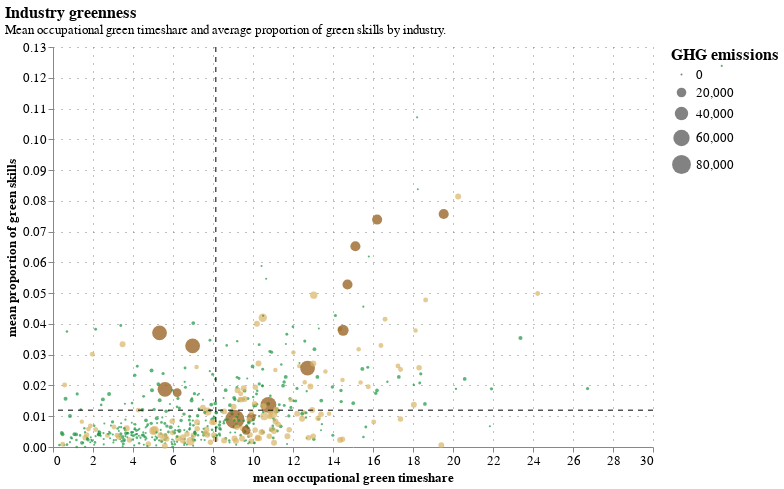

The notebook cell this image was saved under:
### Code cell
#create a scatter plot
custom_color_scheme = ['#1a9641', '#d8b365', '#8c510a']  # Example colors for brown, yellow, and green

measures_by_ind_df = measures_by_ind_df.dropna(subset=['INDUSTRY TOTAL GHG EMISSIONS'])

# Assuming measures_by_ind_df is your DataFrame
chart = alt.Chart(measures_by_ind_df).mark_circle(size=60).encode(
    x=alt.X('GREEN TIMESHARE', scale=alt.Scale(domain=[0, 30]), axis=alt.Axis(title='mean occupational green timeshare')),
    y=alt.Y('PROP_GREEN', axis=alt.Axis(title='mean proportion of green skills')),
    size=alt.Size('INDUSTRY TOTAL GHG EMISSIONS:Q', legend=alt.Legend(title='GHG emissions')),
    color=alt.Color('ghg_emissions_cat', scale=alt.Scale(range=custom_color_scheme), legend=None),
    tooltip=['SIC_name', 'number of job ads', 'PROP_GREEN', 'GREEN TIMESHARE', 'INDUSTRY TOTAL GHG EMISSIONS']
).properties(width=600, height=400)

mean_line = alt.Chart(pd.DataFrame({'mean_value': [measures_by_ind_df['GREEN TIMESHARE'].mean()]})).mark_rule(strokeDash=[5, 5], color='black').encode(
    x='mean_value:Q',
    size=alt.value(1)  # Adjust line thickness as needed
)

zero_line = alt.Chart(pd.DataFrame({'zero_line': [measures_by_ind_df['PROP_GREEN'].mean()]})).mark_rule(strokeDash=[5, 5], color='black').encode(
    y='zero_line:Q',
    size=alt.value(1)  # Adjust line thickness as needed
)

ind_chart = chart + mean_line + zero_line 

ind_graph = configure_plots(ind_chart, 
                chart_title='Industry greenness',
                chart_subtitle='Mean occupational green timeshare and average proportion of green skills by industry.')

ind_graph.save(f'{graph_dir}/ind_graph.html')
ind_graph

### Figure 1 — Vega-Lite specification as saved in the notebook (floating-point values rounded to 4 significant figures; data arrays with more than 128 entries replaced by an {"elided": "..."} marker saying what was removed)
{"config": {"title": {"font": "Century Gothic", "anchor": "start"}, "axis": {"labelFont": "Century Gothic", "titleFont": "Century Gothic", "gridColor": "grey", "gridDash": [1, 7], "labelFontSize": 13, "titleFontSize": 13}, "header": {"labelFont": "Century Gothic", "titleFont": "Century Gothic"}, "legend": {"labelFont": "Century Gothic", "titleFont": "Century Gothic", "labelFontSize": 13, "titleFontSize": 16}, "range": {"category": ["#FDB633", "#18A48C", "#9A1BBE", "#EB003B", "#FF6E47", "#646363", "#0F294A", "#97D9E3", "#A59BEE", "#F6A4B7", "#D2C9C0", "#000000"], "ordinal": {"scheme": ["#FDB633", "#18A48C", "#9A1BBE", "#EB003B", "#FF6E47", "#646363", "#0F294A", "#97D9E3", "#A59BEE", "#F6A4B7", "#D2C9C0", "#000000"]}}, "view": {"strokeWidth": 0}}, "layer": [{"data": {"name": "data-cce2b962826580e1e5613fc6cf1b0be7"}, "mark": {"type": "circle", "size": 60}, "encoding": {"color": {"field": "ghg_emissions_cat", "legend": null, "scale": {"range": ["#1a9641", "#d8b365", "#8c510a"]}, "sort": ["green", "neutral", "brown"], "type": "ordinal"}, "size": {"field": "INDUSTRY TOTAL GHG EMISSIONS", "legend": {"title": "GHG emissions"}, "type": "quantitative"}, "tooltip": [{"field": "SIC_name", "type": "nominal"}, {"field": "number of job ads", "type": "quantitative"}, {"field": "PROP_GREEN", "type": "quantitative"}, {"field": "GREEN TIMESHARE", "type": "quantitative"}, {"field": "INDUSTRY TOTAL GHG EMISSIONS", "type": "quantitative"}], "x": {"axis": {"title": "mean occupational green timeshare"}, "field": "GREEN TIMESHARE", "scale": {"domain": [0, 30]}, "type": "quantitative"}, "y": {"axis": {"title": "mean proportion of green skills"}, "field": "PROP_GREEN", "type": "quantitative"}}}, {"data": {"name": "data-431c50c03aab8b096581c36b9410c607"}, "mark": {"type": "rule", "color": "black", "strokeDash": [5, 5]}, "encoding": {"size": {"value": 1}, "x": {"field": "mean_value", "type": "quantitative"}}}, {"data": {"name": "data-182456fd1d6b821aadd4fe48538671e8"}, "mark": {"type": "rule", "color": "black", "strokeDash": [5, 5]}, "encoding": {"size": {"value": 1}, "y": {"field": "zero_line", "type": "quantitative"}}}], "height": 400, "title": {"anchor": "start", "text": "Industry greenness", "fontSize": 16, "subtitle": "Mean occupational green timeshare and average proportion of green skills by industry.", "subtitleFont": "Century Gothic", "subtitleFontSize": 13}, "width": 600, "$schema": "https://vega.github.io/schema/vega-lite/v5.15.1.json", "datasets": {"data-cce2b962826580e1e5613fc6cf1b0be7": {"elided": "545 records"}, "data-431c50c03aab8b096581c36b9410c607": [{"mean_value": 8.142}], "data-182456fd1d6b821aadd4fe48538671e8": [{"zero_line": 0.01197}]}}
